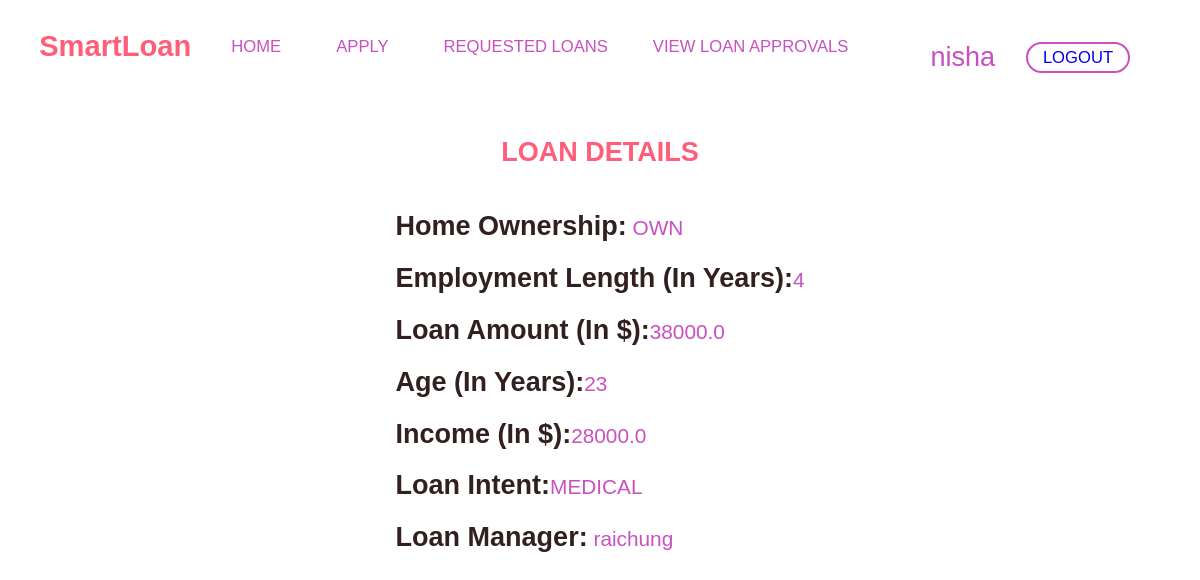
Screenshot of /loan-details/1/ (signed in) with the database file from the repository.
### loan_approval/models.py (models this page shows)
class LoanDetails(models.Model):
    LOAN_GRADES = [
        ("A","A"),
        ("B","B"),
        ("C","C"),
        ("D","D"),
        ("E","E"),
        ("F","F"),
        ("G","G")
    ]
    credit_history = models.PositiveIntegerField(validators=[MinValueValidator(2),
                                       MaxValueValidator(35)])
    credit_default = models.BooleanField()
    interest_rate = models.FloatField(validators=[MinValueValidator(4.0),
                                       MaxValueValidator(24.0)])
    grade = models.CharField(max_length=3, choices=LOAN_GRADES)
    loan_percent_to_income = models.FloatField(validators=[MinValueValidator(0.0),
                                       MaxValueValidator(0.84)])
    loan_request = models.OneToOneField(Loan, on_delete= models.CASCADE)

class Loan(models.Model):
    OWNERSHIP_CHOICES = [('RENT','RENT'),
                         ('OWN','OWN'),
                         ('MORTGAGE','MORTGAGE'),
                         ('OTHER','OTHER')
                         ]
    INTENTIONS = [('PERSONAL','PERSONAL'),
                  ('EDUCATION','EDUCATION'),
                  ('MEDICAL','MEDICAL'),
                  ('VENTURE','VENTURE'),
                  ('HOMEIMPROVEMENT','HOMEIMPROVEMENT'),
                  ('DEBTCONSOLIDATION','DEBTCONSOLIDATION')
                  ]
    home_ownership = models.CharField(max_length=10,choices=OWNERSHIP_CHOICES)
    emp_length = models.PositiveIntegerField(validators=[MinValueValidator(0),
                                       MaxValueValidator(43)])
    loan_amount = models.FloatField(validators=[MinValueValidator(0.0),
                                       MaxValueValidator(40000.0)])
    person_age = models.PositiveIntegerField(validators=[MinValueValidator(18),
                                       MaxValueValidator(110)])
    income = models.FloatField(validators=[MinValueValidator(1000.0),
                                       MaxValueValidator(7000000.0)])
    loan_intent = models.CharField(max_length=20,choices=INTENTIONS)
    applicant_details = models.ForeignKey(Applicant, on_delete=models.CASCADE)
    managed_by = models.ForeignKey(Employee, on_delete=models.SET_NULL, null=True)

class Employee(models.Model):
    employee = models.OneToOneField(User, on_delete=models.CASCADE)
    def __str__(self):
        return f'{self.employee.username}'

### loan_approval/views.py (the view)
# urls.py: path("loan-details/<int:pk>/",LoanDetailsDetailView.as_view(), name="loan_details_detail"),
@method_decorator(login_required(login_url=reverse_lazy('loan_approval:user_login')),name="dispatch")
class LoanDetailsDetailView(DetailView):
    model = LoanDetails
    template_name = 'loan_approval/detailed_loan_details_.html'

### loan_approval/templates/loan_approval/detailed_loan_details_.html (shortened to what this page needs)
{% if user.is_authenticated %}
{% load static %}
<!DOCTYPE html>
<html lang="en">
<head>
    <link rel="stylesheet" href="{% static 'css/style.css' %}" />
    <link rel="stylesheet" href="{% static 'css/loan_details_.css' %}">
</head>
<body>
  <nav>
    <div class="logos-section">
      <h2 class="logo">
          <a href="{% url 'loan_approval:index' %}">SmartLoan</a>
      </h2>
      <ul class="menu-items">
        {% if user.is_authenticated %}
        {% if user.applicant %}
        <li>
          <a href="{% url 'loan_approval:dashboard' %}">HOME</a>
        </li>
        <li>
          <a href="{% url 'loan_approval:loan_request' %}">APPLY</a>
        </li>
        <li>
          <a href="{% url 'loan_approval:applicant_loan_list' %}">REQUESTED LOANS</a>
        </li>
        <li>
          <a href="{% url 'loan_approval:loans_details_list' %}">VIEW LOAN APPROVALS</a>
        </li>
        {% endif %}
        {% endif %}
      </ul>
    </div>
    <ul class="cta-btns">
      {% if user.is_authenticated %}
      <li>
        <div >{{request.user}} </div>
      </li>
      <li>
        <a class="cta-btns1" href="{% url 'loan_approval:user_logout' %}">LOGOUT</a>
      </li>
      {% else %}
      <li>
        <a class="cta-btns1" href="{% url 'loan_approval:user_login' %}">LOGIN</a>
      </li>
      {% endif %}
    </ul>
  </nav>
  <div class="mortgage-container">
  {% if not user.is_superuser %}
  {% if user.is_staff %}
    <h2>LOAN DETAILS</h2>
    <div class="mortgage-details">
  <p><b>Credit history (In Years):</b> {{object.credit_history}}</p>
  <p><b>Grade:</b> {{object.grade}}</p>
  <p><b>Interest:</b> {{object.interest_rate}}</p>
  <p><b>Credit Default:</b> {{object.credit_default}}</p>
  <p><b>Loan Percent to income(In %):</b> {{object.loan_percent_to_income}}</p>
  <p><b>Home Ownership:</b> {{object.loan_request.home_ownership}}</p>
  <p><b>Employment Length (In Years):</b> {{object.loan_request.emp_length}}</p>
  <p><b>Loan Amount(In $):</b> {{object.loan_request.loan_amount}}</p>
  <p><b>Age (In Years):</b>{{object.loan_request.person_age}}</p>
  <p><b>Income (In $):</b>{{object.loan_request.income}}</p>
  <p><b>Loan Intent:</b>{{object.loan_request.loan_intent}}</p>
  <p><b>Applicant Name:</b> {{object.loan_request.applicant_details}}</p>
    </div>
  {% else %}
  <h2>LOAN DETAILS</h2>
  <div class="mortgage-details">
  <p><b>Home Ownership:</b> {{object.loan_request.home_ownership}}</p>
  <p><b>Employment Length (In Years):</b>{{object.loan_request.emp_length}}</p>
  <p><b>Loan Amount (In $):</b>{{object.loan_request.loan_amount}}</p>
  <p><b>Age (In Years):</b>{{object.loan_request.person_age}}</p>
  <p><b>Income (In $):</b>{{object.loan_request.income}}</p>
  <p><b>Loan Intent:</b>{{object.loan_request.loan_intent}}</p>
  <p><b>Loan Manager:</b> {{object.loan_request.managed_by}}</p>
  </div>
  {% endif %}
  {% else %}
  <p> Super user not authorized. </p>
  {% endif %}
</body>
</html>
{% else %}
404 error
{% endif %}

### static/css/style.css (style rules this page uses)
* { font-family: "Poppins", sans-serif; font-size: 1.3rem; }
.logo a { font-size: 1.4rem; color: #ff5e78; text-decoration: none; }
li { list-style: none; }
nav, .cta-btns, .menu-items { display: flex; align-items: center; }
nav { margin: 0 1.5rem 1.5rem 1.5rem; justify-content: space-between; }
.logos-section { display: flex; }
.menu-items li, .cta-btns li { font-size: 0.9rem; margin-right: 1.5rem; color: #c850c0; }
.menu-items li a { position: relative; font-size: 0.8rem; margin-right: 1.5rem; color: #c850c0; text-decoration: none; }
.menu-items li a::after { content: ''; background: linear-gradient(to right, #ff5e78, #c850c0); height: 1.5px; width: 100%; left: 0; position: absolute; bottom: -5px; opacity: 0; transition: all 0.2s; pointer-events: none; }
.cta-btns1, .cta-btns2 { font-size: 0.8rem; text-decoration: none; border: 2px solid #c850c0; padding: 0.2rem 0.7rem; border-radius: 0.9rem; }

### static/css/loan_details_.css (style rules this page uses)
* { font-family: "Poppins", sans-serif; }
h2 { text-align: center; color: #ff5e78; }
p { font-size: 1rem; color: #c850c0; }
b { color: #322020; }
.mortgage-container { text-align: center; }
.mortgage-details { display: inline-block; text-align: left; }

### rows the page displays
LoanDetails: loan_request.home_ownership "OWN", loan_request.emp_length "4", loan_request.loan_amount "38000.0", loan_request.person_age "23", loan_request.income "28000.0", loan_request.loan_intent "MEDICAL", loan_request.managed_by "raichung"

### other values shown
{{ request.user }} "nisha"
